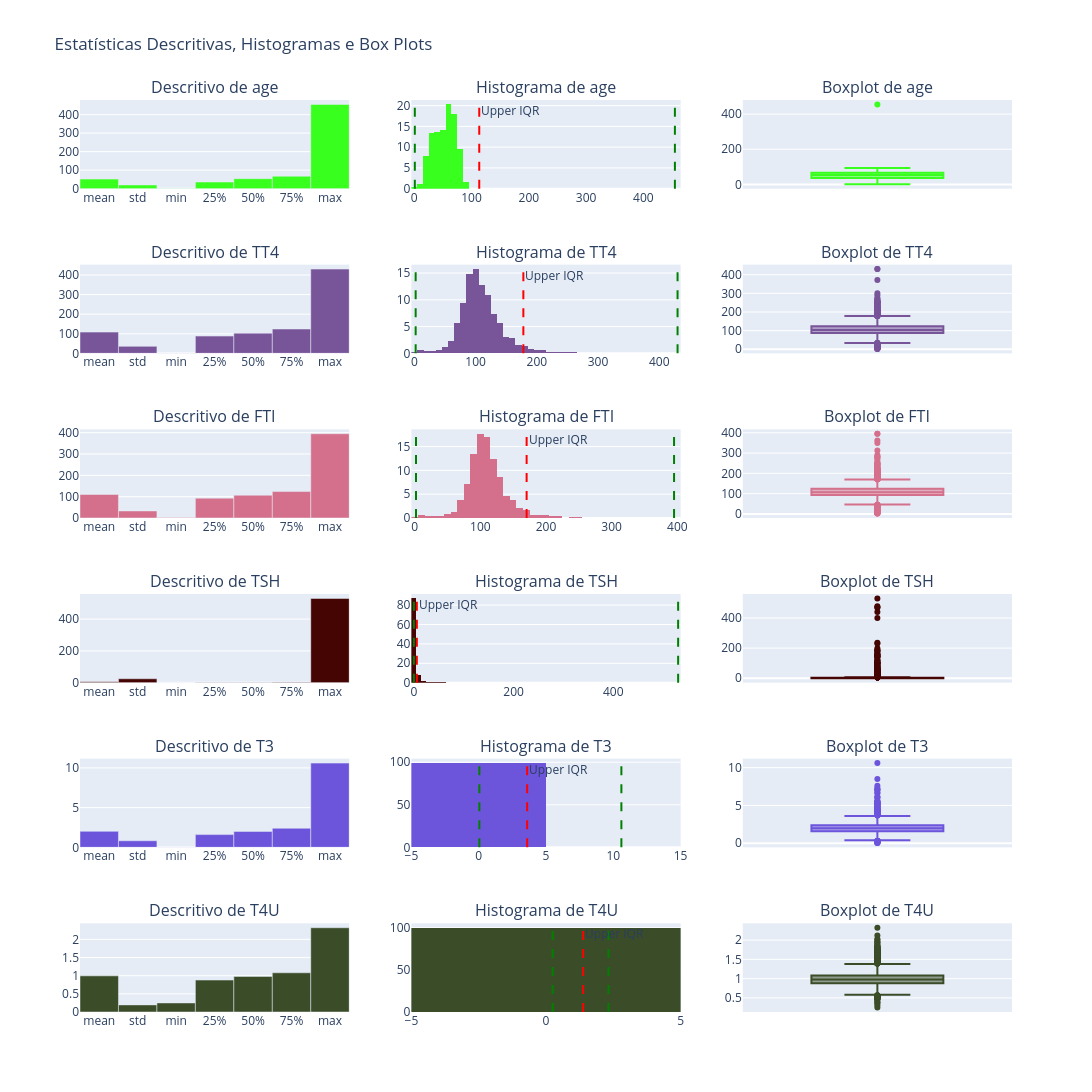

Notebook code cell kept with this figure:
### Code cell
subplotsTitles = []
for i in column_number:
     subplotsTitles.append(f'Descritivo de {i}')
     subplotsTitles.append(f'Histograma de {i}')
     subplotsTitles.append(f'Boxplot de {i}')

fig = make_subplots(rows=len(column_number), cols=3, subplot_titles=subplotsTitles)

colors = ["#{:06x}".format(random.randint(0, 0xFFFFFF)) for _ in range(len(column_number))]

for row, i in enumerate(column_number, start=1):
    # Estatísticas descritivas
    describe = data[i].describe()
    describe.drop(['count'], inplace= True)
    describeplt = go.Bar(
        x=describe.index,
        y=describe.values,
        name=f'Descritivo de {i}',
        marker_color=colors[row - 1]
    )
    fig.add_trace(describeplt, row=row, col=1)
    
    
    # Histograma
   
    # Adicionar linhas superior e inferior
    min_val = describe['min']
    max_val = describe['max']
    iqr_upper = diqr.loc[i, 'upper_bound']

    histogram = px.histogram(data, x=i, nbins=data[i].nunique(), histnorm='percent', range_x=[0, 2*describe['max']],color_discrete_sequence=[colors[row - 1]])
    fig.add_trace(histogram.data[0], row=row, col=2)
    fig.add_vline(x=min_val, line=dict(color = 'green', dash = 'dash'), row=row, col=2)
    fig.add_vline(x=max_val, line=dict(color = 'green', dash = 'dash'), row=row, col=2)        
    fig.add_vline(x=iqr_upper, line=dict(color = 'red', dash = 'dash'), row=row, col=2, annotation=dict(text="Upper IQR"))
    
    
    # Box plot
    box = px.box(data, y=i, color_discrete_sequence=[colors[row - 1]])
    fig.add_trace(box.data[0], row=row,col=3)



fig.update_layout(title_text='Estatísticas Descritivas, Histogramas e Box Plots', showlegend=False, height=3000, width=1400)
fig.show()

### Figure 1 — Plotly figure (JSON) as saved in the notebook; plotly's stock layout.template omitted (floating-point values rounded to 4 significant figures; data arrays with more than 128 entries replaced by an {"elided": "..."} marker saying what was removed)
{"data": [{"marker": {"color": "#39ff1e"}, "name": "Descritivo de age", "type": "bar", "x": ["mean", "std", "min", "25%", "50%", "75%", "max"], "xaxis": "x", "y": [51.74, 20.08, 1.0, 36.0, 54.0, 67.0, 455.0], "yaxis": "y"}, {"bingroup": "x", "histnorm": "percent", "hovertemplate": "age=%{x}<br>percent=%{y}<extra></extra>", "legendgroup": "", "marker": {"color": "#39ff1e", "pattern": {"shape": ""}}, "name": "", "nbinsx": 93, "orientation": "v", "showlegend": false, "type": "histogram", "x": {"elided": "3772 float values"}, "xaxis": "x2", "yaxis": "y2"}, {"alignmentgroup": "True", "hovertemplate": "age=%{y}<extra></extra>", "legendgroup": "", "marker": {"color": "#39ff1e"}, "name": "", "notched": false, "offsetgroup": "", "orientation": "v", "showlegend": false, "type": "box", "x0": " ", "xaxis": "x3", "y": {"elided": "3772 float values"}, "y0": " ", "yaxis": "y3"}, {"marker": {"color": "#785498"}, "name": "Descritivo de TT4", "type": "bar", "x": ["mean", "std", "min", "25%", "50%", "75%", "max"], "xaxis": "x4", "y": [108.3, 35.6, 2.0, 88.0, 103.0, 124.0, 430.0], "yaxis": "y4"}, {"bingroup": "x", "histnorm": "percent", "hovertemplate": "TT4=%{x}<br>percent=%{y}<extra></extra>", "legendgroup": "", "marker": {"color": "#785498", "pattern": {"shape": ""}}, "name": "", "nbinsx": 241, "orientation": "v", "showlegend": false, "type": "histogram", "x": {"elided": "3772 float values"}, "xaxis": "x5", "yaxis": "y5"}, {"alignmentgroup": "True", "hovertemplate": "TT4=%{y}<extra></extra>", "legendgroup": "", "marker": {"color": "#785498"}, "name": "", "notched": false, "offsetgroup": "", "orientation": "v", "showlegend": false, "type": "box", "x0": " ", "xaxis": "x6", "y": {"elided": "3772 float values"}, "y0": " ", "yaxis": "y6"}, {"marker": {"color": "#d5708c"}, "name": "Descritivo de FTI", "type": "bar", "x": ["mean", "std", "min", "25%", "50%", "75%", "max"], "xaxis": "x7", "y": [110.5, 33.09, 2.0, 93.0, 107.0, 124.0, 395.0], "yaxis": "y7"}, {"bingroup": "x", "histnorm": "percent", "hovertemplate": "FTI=%{x}<br>percent=%{y}<extra></extra>", "legendgroup": "", "marker": {"color": "#d5708c", "pattern": {"shape": ""}}, "name": "", "nbinsx": 234, "orientation": "v", "showlegend": false, "type": "histogram", "x": {"elided": "3772 float values"}, "xaxis": "x8", "yaxis": "y8"}, {"alignmentgroup": "True", "hovertemplate": "FTI=%{y}<extra></extra>", "legendgroup": "", "marker": {"color": "#d5708c"}, "name": "", "notched": false, "offsetgroup": "", "orientation": "v", "showlegend": false, "type": "box", "x0": " ", "xaxis": "x9", "y": {"elided": "3772 float values"}, "y0": " ", "yaxis": "y9"}, {"marker": {"color": "#440503"}, "name": "Descritivo de TSH", "type": "bar", "x": ["mean", "std", "min", "25%", "50%", "75%", "max"], "xaxis": "x10", "y": [5.087, 24.52, 0.005, 0.5, 1.4, 2.7, 530.0], "yaxis": "y10"}, {"bingroup": "x", "histnorm": "percent", "hovertemplate": "TSH=%{x}<br>percent=%{y}<extra></extra>", "legendgroup": "", "marker": {"color": "#440503", "pattern": {"shape": ""}}, "name": "", "nbinsx": 287, "orientation": "v", "showlegend": false, "type": "histogram", "x": {"elided": "3772 float values"}, "xaxis": "x11", "yaxis": "y11"}, {"alignmentgroup": "True", "hovertemplate": "TSH=%{y}<extra></extra>", "legendgroup": "", "marker": {"color": "#440503"}, "name": "", "notched": false, "offsetgroup": "", "orientation": "v", "showlegend": false, "type": "box", "x0": " ", "xaxis": "x12", "y": {"elided": "3772 float values"}, "y0": " ", "yaxis": "y12"}, {"marker": {"color": "#6c54db"}, "name": "Descritivo de T3", "type": "bar", "x": ["mean", "std", "min", "25%", "50%", "75%", "max"], "xaxis": "x13", "y": [2.013, 0.8274, 0.05, 1.6, 2.0, 2.4, 10.6], "yaxis": "y13"}, {"bingroup": "x", "histnorm": "percent", "hovertemplate": "T3=%{x}<br>percent=%{y}<extra></extra>", "legendgroup": "", "marker": {"color": "#6c54db", "pattern": {"shape": ""}}, "name": "", "nbinsx": 69, "orientation": "v", "showlegend": false, "type": "histogram", "x": {"elided": "3772 float values"}, "xaxis": "x14", "yaxis": "y14"}, {"alignmentgroup": "True", "hovertemplate": "T3=%{y}<extra></extra>", "legendgroup": "", "marker": {"color": "#6c54db"}, "name": "", "notched": false, "offsetgroup": "", "orientation": "v", "showlegend": false, "type": "box", "x0": " ", "xaxis": "x15", "y": {"elided": "3772 float values"}, "y0": " ", "yaxis": "y15"}, {"marker": {"color": "#3b4c28"}, "name": "Descritivo de T4U", "type": "bar", "x": ["mean", "std", "min", "25%", "50%", "75%", "max"], "xaxis": "x16", "y": [0.995, 0.1955, 0.25, 0.88, 0.98, 1.08, 2.32], "yaxis": "y16"}, {"bingroup": "x", "histnorm": "percent", "hovertemplate": "T4U=%{x}<br>percent=%{y}<extra></extra>", "legendgroup": "", "marker": {"color": "#3b4c28", "pattern": {"shape": ""}}, "name": "", "nbinsx": 146, "orientation": "v", "showlegend": false, "type": "histogram", "x": {"elided": "3772 float values"}, "xaxis": "x17", "yaxis": "y17"}, {"alignmentgroup": "True", "hovertemplate": "T4U=%{y}<extra></extra>", "legendgroup": "", "marker": {"color": "#3b4c28"}, "name": "", "notched": false, "offsetgroup": "", "orientation": "v", "showlegend": false, "type": "box", "x0": " ", "xaxis": "x18", "y": {"elided": "3772 float values"}, "y0": " ", "yaxis": "y18"}], "layout": {"annotations": [{"font": {"size": 16}, "showarrow": false, "text": "Descritivo de age", "x": 0.1444, "xanchor": "center", "xref": "paper", "y": 1.0, "yanchor": "bottom", "yref": "paper"}, {"font": {"size": 16}, "showarrow": false, "text": "Histograma de age", "x": 0.5, "xanchor": "center", "xref": "paper", "y": 1.0, "yanchor": "bottom", "yref": "paper"}, {"font": {"size": 16}, "showarrow": false, "text": "Boxplot de age", "x": 0.8556, "xanchor": "center", "xref": "paper", "y": 1.0, "yanchor": "bottom", "yref": "paper"}, {"font": {"size": 16}, "showarrow": false, "text": "Descritivo de TT4", "x": 0.1444, "xanchor": "center", "xref": "paper", "y": 0.8194, "yanchor": "bottom", "yref": "paper"}, {"font": {"size": 16}, "showarrow": false, "text": "Histograma de TT4", "x": 0.5, "xanchor": "center", "xref": "paper", "y": 0.8194, "yanchor": "bottom", "yref": "paper"}, {"font": {"size": 16}, "showarrow": false, "text": "Boxplot de TT4", "x": 0.8556, "xanchor": "center", "xref": "paper", "y": 0.8194, "yanchor": "bottom", "yref": "paper"}, {"font": {"size": 16}, "showarrow": false, "text": "Descritivo de FTI", "x": 0.1444, "xanchor": "center", "xref": "paper", "y": 0.6389, "yanchor": "bottom", "yref": "paper"}, {"font": {"size": 16}, "showarrow": false, "text": "Histograma de FTI", "x": 0.5, "xanchor": "center", "xref": "paper", "y": 0.6389, "yanchor": "bottom", "yref": "paper"}, {"font": {"size": 16}, "showarrow": false, "text": "Boxplot de FTI", "x": 0.8556, "xanchor": "center", "xref": "paper", "y": 0.6389, "yanchor": "bottom", "yref": "paper"}, {"font": {"size": 16}, "showarrow": false, "text": "Descritivo de TSH", "x": 0.1444, "xanchor": "center", "xref": "paper", "y": 0.4583, "yanchor": "bottom", "yref": "paper"}, {"font": {"size": 16}, "showarrow": false, "text": "Histograma de TSH", "x": 0.5, "xanchor": "center", "xref": "paper", "y": 0.4583, "yanchor": "bottom", "yref": "paper"}, {"font": {"size": 16}, "showarrow": false, "text": "Boxplot de TSH", "x": 0.8556, "xanchor": "center", "xref": "paper", "y": 0.4583, "yanchor": "bottom", "yref": "paper"}, {"font": {"size": 16}, "showarrow": false, "text": "Descritivo de T3", "x": 0.1444, "xanchor": "center", "xref": "paper", "y": 0.2778, "yanchor": "bottom", "yref": "paper"}, {"font": {"size": 16}, "showarrow": false, "text": "Histograma de T3", "x": 0.5, "xanchor": "center", "xref": "paper", "y": 0.2778, "yanchor": "bottom", "yref": "paper"}, {"font": {"size": 16}, "showarrow": false, "text": "Boxplot de T3", "x": 0.8556, "xanchor": "center", "xref": "paper", "y": 0.2778, "yanchor": "bottom", "yref": "paper"}, {"font": {"size": 16}, "showarrow": false, "text": "Descritivo de T4U", "x": 0.1444, "xanchor": "center", "xref": "paper", "y": 0.09722, "yanchor": "bottom", "yref": "paper"}, {"font": {"size": 16}, "showarrow": false, "text": "Histograma de T4U", "x": 0.5, "xanchor": "center", "xref": "paper", "y": 0.09722, "yanchor": "bottom", "yref": "paper"}, {"font": {"size": 16}, "showarrow": false, "text": "Boxplot de T4U", "x": 0.8556, "xanchor": "center", "xref": "paper", "y": 0.09722, "yanchor": "bottom", "yref": "paper"}, {"showarrow": false, "text": "Upper IQR", "x": 113.5, "xanchor": "left", "xref": "x2", "y": 1, "yanchor": "top", "yref": "y2 domain"}, {"showarrow": false, "text": "Upper IQR", "x": 178, "xanchor": "left", "xref": "x5", "y": 1, "yanchor": "top", "yref": "y5 domain"}, {"showarrow": false, "text": "Upper IQR", "x": 170.5, "xanchor": "left", "xref": "x8", "y": 1, "yanchor": "top", "yref": "y8 domain"}, {"showarrow": false, "text": "Upper IQR", "x": 6, "xanchor": "left", "xref": "x11", "y": 1, "yanchor": "top", "yref": "y11 domain"}, {"showarrow": false, "text": "Upper IQR", "x": 3.6, "xanchor": "left", "xref": "x14", "y": 1, "yanchor": "top", "yref": "y14 domain"}, {"showarrow": false, "text": "Upper IQR", "x": 1.38, "xanchor": "left", "xref": "x17", "y": 1, "yanchor": "top", "yref": "y17 domain"}], "height": 3000, "shapes": [{"line": {"color": "green", "dash": "dash"}, "type": "line", "x0": 1, "x1": 1, "xref": "x2", "y0": 0, "y1": 1, "yref": "y2 domain"}, {"line": {"color": "green", "dash": "dash"}, "type": "line", "x0": 455, "x1": 455, "xref": "x2", "y0": 0, "y1": 1, "yref": "y2 domain"}, {"line": {"color": "red", "dash": "dash"}, "type": "line", "x0": 113.5, "x1": 113.5, "xref": "x2", "y0": 0, "y1": 1, "yref": "y2 domain"}, {"line": {"color": "green", "dash": "dash"}, "type": "line", "x0": 2, "x1": 2, "xref": "x5", "y0": 0, "y1": 1, "yref": "y5 domain"}, {"line": {"color": "green", "dash": "dash"}, "type": "line", "x0": 430, "x1": 430, "xref": "x5", "y0": 0, "y1": 1, "yref": "y5 domain"}, {"line": {"color": "red", "dash": "dash"}, "type": "line", "x0": 178, "x1": 178, "xref": "x5", "y0": 0, "y1": 1, "yref": "y5 domain"}, {"line": {"color": "green", "dash": "dash"}, "type": "line", "x0": 2, "x1": 2, "xref": "x8", "y0": 0, "y1": 1, "yref": "y8 domain"}, {"line": {"color": "green", "dash": "dash"}, "type": "line", "x0": 395, "x1": 395, "xref": "x8", "y0": 0, "y1": 1, "yref": "y8 domain"}, {"line": {"color": "red", "dash": "dash"}, "type": "line", "x0": 170.5, "x1": 170.5, "xref": "x8", "y0": 0, "y1": 1, "yref": "y8 domain"}, {"line": {"color": "green", "dash": "dash"}, "type": "line", "x0": 0.005, "x1": 0.005, "xref": "x11", "y0": 0, "y1": 1, "yref": "y11 domain"}, {"line": {"color": "green", "dash": "dash"}, "type": "line", "x0": 530, "x1": 530, "xref": "x11", "y0": 0, "y1": 1, "yref": "y11 domain"}, {"line": {"color": "red", "dash": "dash"}, "type": "line", "x0": 6, "x1": 6, "xref": "x11", "y0": 0, "y1": 1, "yref": "y11 domain"}, {"line": {"color": "green", "dash": "dash"}, "type": "line", "x0": 0.05, "x1": 0.05, "xref": "x14", "y0": 0, "y1": 1, "yref": "y14 domain"}, {"line": {"color": "green", "dash": "dash"}, "type": "line", "x0": 10.6, "x1": 10.6, "xref": "x14", "y0": 0, "y1": 1, "yref": "y14 domain"}, {"line": {"color": "red", "dash": "dash"}, "type": "line", "x0": 3.6, "x1": 3.6, "xref": "x14", "y0": 0, "y1": 1, "yref": "y14 domain"}, {"line": {"color": "green", "dash": "dash"}, "type": "line", "x0": 0.25, "x1": 0.25, "xref": "x17", "y0": 0, "y1": 1, "yref": "y17 domain"}, {"line": {"color": "green", "dash": "dash"}, "type": "line", "x0": 2.32, "x1": 2.32, "xref": "x17", "y0": 0, "y1": 1, "yref": "y17 domain"}, {"line": {"color": "red", "dash": "dash"}, "type": "line", "x0": 1.38, "x1": 1.38, "xref": "x17", "y0": 0, "y1": 1, "yref": "y17 domain"}], "showlegend": false, "title": {"text": "Estatísticas Descritivas, Histogramas e Box Plots"}, "width": 1400, "xaxis": {"anchor": "y", "domain": [0, 0.2889]}, "xaxis10": {"anchor": "y10", "domain": [0, 0.2889]}, "xaxis11": {"anchor": "y11", "domain": [0.3556, 0.6444]}, "xaxis12": {"anchor": "y12", "domain": [0.7111, 1]}, "xaxis13": {"anchor": "y13", "domain": [0, 0.2889]}, "xaxis14": {"anchor": "y14", "domain": [0.3556, 0.6444]}, "xaxis15": {"anchor": "y15", "domain": [0.7111, 1]}, "xaxis16": {"anchor": "y16", "domain": [0, 0.2889]}, "xaxis17": {"anchor": "y17", "domain": [0.3556, 0.6444]}, "xaxis18": {"anchor": "y18", "domain": [0.7111, 1]}, "xaxis2": {"anchor": "y2", "domain": [0.3556, 0.6444]}, "xaxis3": {"anchor": "y3", "domain": [0.7111, 1]}, "xaxis4": {"anchor": "y4", "domain": [0, 0.2889]}, "xaxis5": {"anchor": "y5", "domain": [0.3556, 0.6444]}, "xaxis6": {"anchor": "y6", "domain": [0.7111, 1]}, "xaxis7": {"anchor": "y7", "domain": [0, 0.2889]}, "xaxis8": {"anchor": "y8", "domain": [0.3556, 0.6444]}, "xaxis9": {"anchor": "y9", "domain": [0.7111, 1]}, "yaxis": {"anchor": "x", "domain": [0.9028, 1.0]}, "yaxis10": {"anchor": "x10", "domain": [0.3611, 0.4583]}, "yaxis11": {"anchor": "x11", "domain": [0.3611, 0.4583]}, "yaxis12": {"anchor": "x12", "domain": [0.3611, 0.4583]}, "yaxis13": {"anchor": "x13", "domain": [0.1806, 0.2778]}, "yaxis14": {"anchor": "x14", "domain": [0.1806, 0.2778]}, "yaxis15": {"anchor": "x15", "domain": [0.1806, 0.2778]}, "yaxis16": {"anchor": "x16", "domain": [0, 0.09722]}, "yaxis17": {"anchor": "x17", "domain": [0, 0.09722]}, "yaxis18": {"anchor": "x18", "domain": [0, 0.09722]}, "yaxis2": {"anchor": "x2", "domain": [0.9028, 1.0]}, "yaxis3": {"anchor": "x3", "domain": [0.9028, 1.0]}, "yaxis4": {"anchor": "x4", "domain": [0.7222, 0.8194]}, "yaxis5": {"anchor": "x5", "domain": [0.7222, 0.8194]}, "yaxis6": {"anchor": "x6", "domain": [0.7222, 0.8194]}, "yaxis7": {"anchor": "x7", "domain": [0.5417, 0.6389]}, "yaxis8": {"anchor": "x8", "domain": [0.5417, 0.6389]}, "yaxis9": {"anchor": "x9", "domain": [0.5417, 0.6389]}}}
